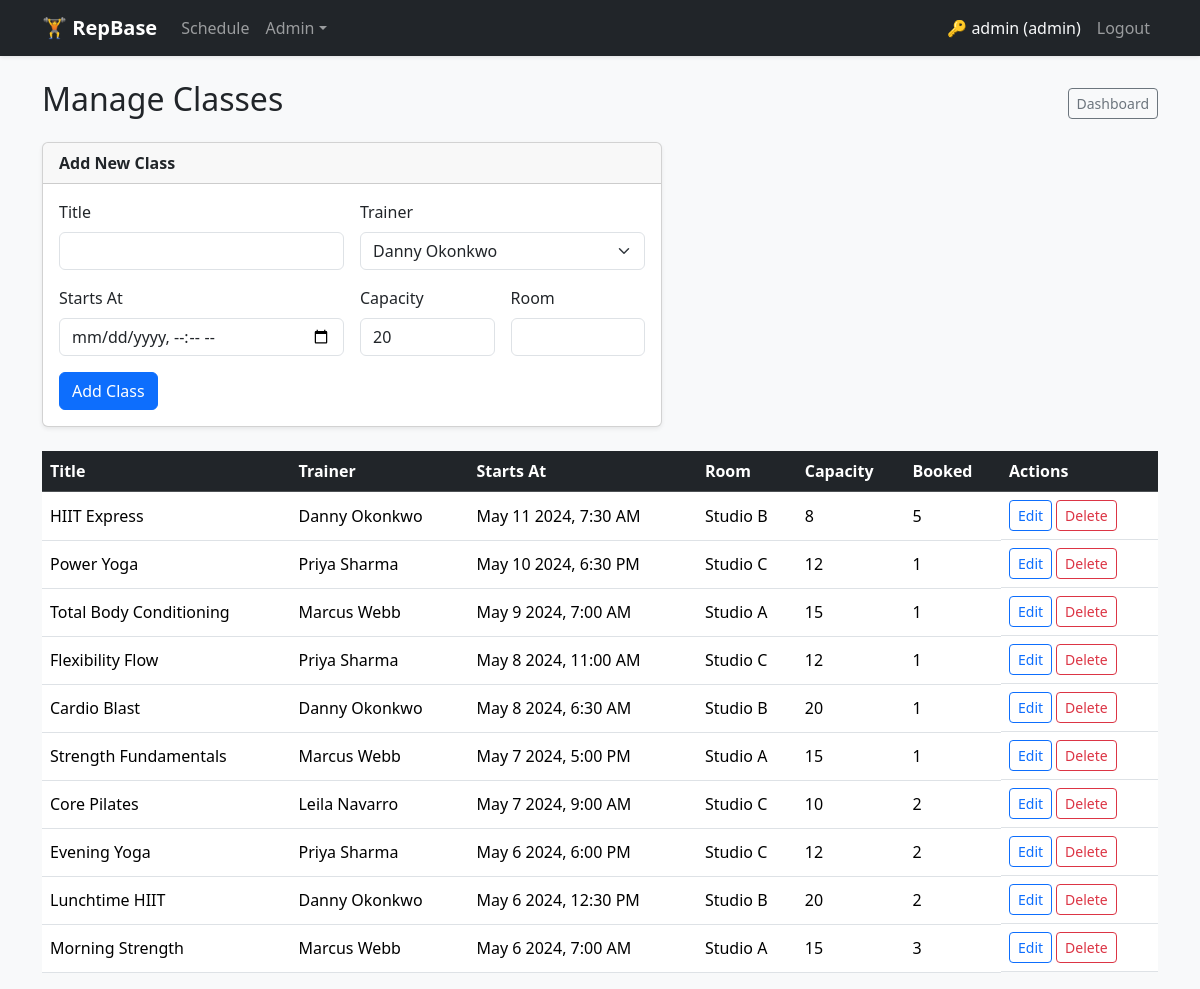
Page /admin_classes.php (signed in) on the committed database.
### tables this page shows
CREATE TABLE class (
    Class_id   INT UNSIGNED AUTO_INCREMENT PRIMARY KEY,
    Title      VARCHAR(120)  NOT NULL,
    Trainer_id INT UNSIGNED  NOT NULL,
    StartsAt   DATETIME      NOT NULL,
    Capacity   INT UNSIGNED  NOT NULL DEFAULT 20,
    Room       VARCHAR(60)   DEFAULT NULL,
    CONSTRAINT fk_cl_trainer FOREIGN KEY (Trainer_id) REFERENCES trainer (Trainer_id) ON DELETE RESTRICT
);

CREATE TABLE trainer (
    Trainer_id INT UNSIGNED AUTO_INCREMENT PRIMARY KEY,
    Name       VARCHAR(120) NOT NULL,
    Specialty  VARCHAR(120) DEFAULT NULL
);

### admin_classes.php (the view, shortened to what this page needs)
<?php
require_once __DIR__ . '/helpers.php';
$db    = db();
$trainers = $db->query("SELECT * FROM trainer ORDER BY Name ASC")->fetchAll();
$classes = $db->query("
    SELECT c.*, t.Name AS TrainerName,
           COUNT(b.Booking_id) AS BookedCount
    FROM class c
    JOIN trainer t ON t.Trainer_id = c.Trainer_id
    LEFT JOIN booking b ON b.Class_id = c.Class_id AND b.Status = 'booked'
    GROUP BY c.Class_id
    ORDER BY c.StartsAt DESC
")->fetchAll();
$editClass = null;
?>
<div class="container">
  <div class="d-flex justify-content-between align-items-center mb-3">
    <h2>Manage Classes</h2>
    <a href="staff_dashboard.php" class="btn btn-outline-secondary btn-sm">Dashboard</a>
  </div>
  <div class="card shadow-sm mb-4" style="max-width:620px">
    <div class="card-header fw-bold"><?= $editClass ? 'Edit Class' : 'Add New Class' ?></div>
    <div class="card-body">
      <form method="post">
        <div class="row g-3">
          <div class="col-md-6">
            <label class="form-label">Title</label>
            <input type="text" name="title" class="form-control"
                   value="<?= e($editClass['Title'] ?? '') ?>" required>
          </div>
          <div class="col-md-6">
            <label class="form-label">Trainer</label>
            <select name="trainer_id" class="form-select" required>
              <?php foreach ($trainers as $t): ?>
              <option value="<?= (int)$t['Trainer_id'] ?>"
                <?= ($editClass && $editClass['Trainer_id'] == $t['Trainer_id']) ? 'selected' : '' ?>>
                <?= e($t['Name']) ?>
              </option>
              <?php endforeach; ?>
            </select>
          </div>
          <div class="col-md-6">
            <label class="form-label">Starts At</label>
            <input type="datetime-local" name="starts_at" class="form-control"
                   value="<?= $editClass ? e(date('Y-m-d\TH:i', strtotime($editClass['StartsAt']))) : '' ?>"
                   required>
          </div>
          <div class="col-md-3">
            <label class="form-label">Capacity</label>
            <input type="number" name="capacity" class="form-control" min="1"
                   value="<?= $editClass ? (int)$editClass['Capacity'] : 20 ?>" required>
          </div>
          <div class="col-md-3">
            <label class="form-label">Room</label>
            <input type="text" name="room" class="form-control"
                   value="<?= e($editClass['Room'] ?? '') ?>">
          </div>
        </div>
        <div class="mt-3">
          <button type="submit" class="btn btn-primary">
            <?= $editClass ? 'Save Changes' : 'Add Class' ?>
          </button>
        </div>
      </form>
    </div>
  </div>
  <div class="table-responsive">
    <table class="table table-hover align-middle">
      <thead class="table-dark">
        <tr>
          <th>Title</th>
          <th>Trainer</th>
          <th>Starts At</th>
          <th>Room</th>
          <th>Capacity</th>
          <th>Booked</th>
          <th>Actions</th>
        </tr>
      </thead>
      <tbody>
        <?php foreach ($classes as $cl): ?>
        <tr>
          <td><?= e($cl['Title']) ?></td>
          <td><?= e($cl['TrainerName']) ?></td>
          <td><?= e(date('M j Y, g:i A', strtotime($cl['StartsAt']))) ?></td>
          <td><?= e($cl['Room']) ?></td>
          <td><?= (int)$cl['Capacity'] ?></td>
          <td><?= (int)$cl['BookedCount'] ?></td>
          <td class="d-flex gap-1 flex-wrap">
            <a href="admin_classes.php?edit=<?= (int)$cl['Class_id'] ?>"
               class="btn btn-sm btn-outline-primary">Edit</a>
            <form method="post" class="d-inline"
                  onsubmit="return confirm('Delete this class and all its bookings?')">
              <button class="btn btn-sm btn-outline-danger" type="submit">Delete</button>
            </form>
          </td>
        </tr>
        <?php endforeach; ?>
      </tbody>
    </table>
  </div>
</div>

### styles.css (style rules this page uses)
body { background-color: #f8f9fa; }

### rows in the picture
class: Title "HIIT Express", Trainer.Name "Danny Okonkwo", StartsAt "May 11 2024, 7:30 AM", Room "Studio B", Capacity "8", BookedCount "5"
class: Title "Power Yoga", Trainer.Name "Priya Sharma", StartsAt "May 10 2024, 6:30 PM", Room "Studio C", Capacity "12", BookedCount "1"
class: Title "Total Body Conditioning", Trainer.Name "Marcus Webb", StartsAt "May 9 2024, 7:00 AM", Room "Studio A", Capacity "15", BookedCount "1"
class: Title "Flexibility Flow", Trainer.Name "Priya Sharma", StartsAt "May 8 2024, 11:00 AM", Room "Studio C", Capacity "12", BookedCount "1"
class: Title "Cardio Blast", Trainer.Name "Danny Okonkwo", StartsAt "May 8 2024, 6:30 AM", Room "Studio B", Capacity "20", BookedCount "1"
class: Title "Strength Fundamentals", Trainer.Name "Marcus Webb", StartsAt "May 7 2024, 5:00 PM", Room "Studio A", Capacity "15", BookedCount "1"
class: Title "Core Pilates", Trainer.Name "Leila Navarro", StartsAt "May 7 2024, 9:00 AM", Room "Studio C", Capacity "10", BookedCount "2"
class: Title "Evening Yoga", Trainer.Name "Priya Sharma", StartsAt "May 6 2024, 6:00 PM", Room "Studio C", Capacity "12", BookedCount "2"
class: Title "Lunchtime HIIT", Trainer.Name "Danny Okonkwo", StartsAt "May 6 2024, 12:30 PM", Room "Studio B", Capacity "20", BookedCount "2"
class: Title "Morning Strength", Trainer.Name "Marcus Webb", StartsAt "May 6 2024, 7:00 AM", Room "Studio A", Capacity "15", BookedCount "3"

### other values in the picture
APP_NAME "RepBase"
$_SESSION['staff_username'] "admin"
$role "admin"
form field trainer_id "Danny Okonkwo"
